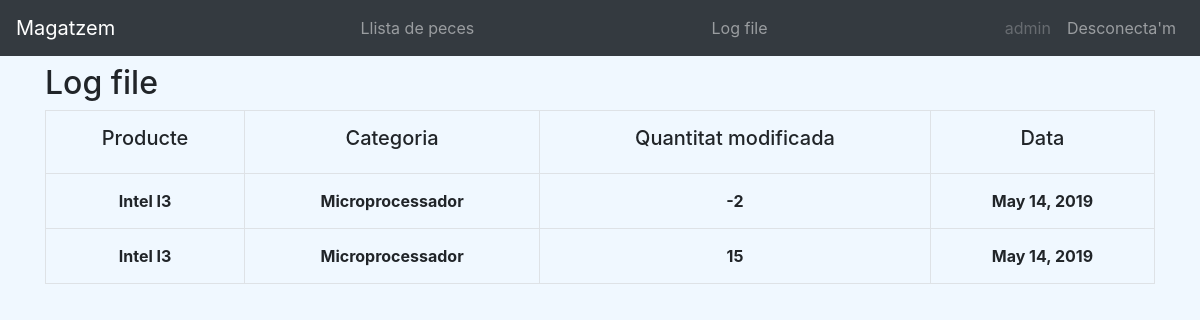
The app's page /warehouse/CEO/comptabilitat (signed in), older data.
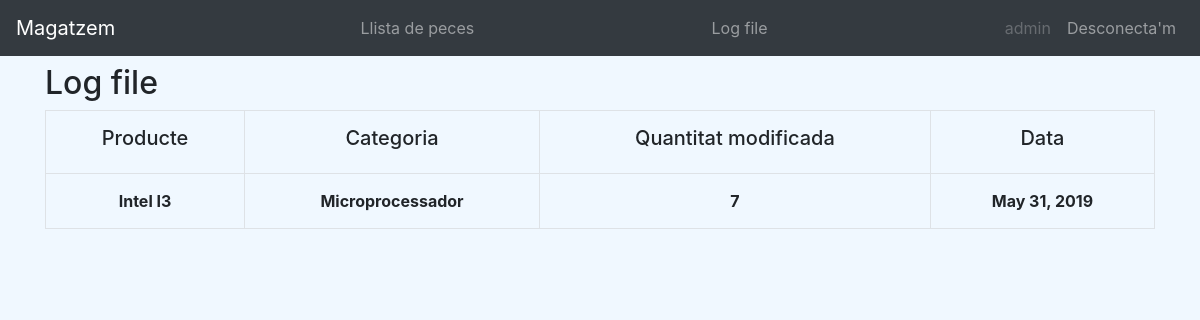
The same page, newer data.
### warehouseapp/models/catalogchange.py (models this page shows, shortened)
class CatalogChange(models.Model):
    STR_PATTERN = "Producte: {} Categoria:{} Unitats Modificades: {}"
    product_id_change = models.ForeignKey(Product, related_name='product_id_change', on_delete=models.SET_NULL, null=True, verbose_name='Producte')
    category_id_change = models.ForeignKey(Category, related_name='category_product_change', on_delete=models.SET_NULL, null=True,
                                                                                verbose_name='Categoria producte')
    quantity_modify = models.PositiveIntegerField(default=0, verbose_name='Quantitat modificada')
    date = models.DateField(default=date.today)

### warehouseapp/models/product.py (models this page shows, shortened)
class Product(models.Model):
    STR_PATTERN = "Producte: {} Categoria:{} Unitats: {}"
    product_id = models.AutoField(primary_key=True)
    category_id = models.ForeignKey(Category, related_name='category_product', on_delete=models.PROTECT, null=True,
                                    verbose_name='Categoria producte')
    name = models.CharField(max_length=128, default='None')
    brand = models.CharField(max_length=16, default='None')
    model = models.CharField(max_length=32, default='None')
    description = models.CharField(max_length=64, default='None')
    product_type = models.CharField(max_length=64, default='None')
    quantity = models.PositiveIntegerField(default=0, verbose_name='Quantitat')

### warehouseapp/models/category.py (models this page shows, shortened)
class Category(models.Model):
    STR_PATTERN = "Categoria: {} Tipus:{} Departament: {}"
    category = models.CharField(max_length=32, default='None')
    department_type = models.CharField(max_length=32, default='None')
    department = models.CharField(max_length=32, default='None')

### warehouseapp/views.py (the view)
# urls.py: path('CEO/comptabilitat', ComptabilitatCEOList.as_view(), name='ceo-comptabilitat'),
class ComptabilitatCEOList(LoginRequiredMixin, ListView):
    login_url = ''
    model = CatalogChange
    context_object_name = 'items'
    template_name = 'warehouse/comptabilitat.html'
    def get_queryset(self):
        return CatalogChange.objects.all()
    def get_context_data(self, **kwargs):
        context = super().get_context_data(**kwargs)
        context['title'] = 'CatalogChanges'
        return context

### warehouseapp/templates/warehouse/comptabilitat.html (shortened to what this page needs)
{% extends 'warehouse/base-CEO.html' %}
{% block content %}
<span vocab="http://schema.org/">
  <h2 class="mt-2">Log file</h2>
  <table class="table-bordered mt-2" width="100%" style="text-align: center; overflow-x:auto">
    <tr>
      <th><h5>Producte</h5></th>
      <th><h5>Categoria</h5></th>
      <th><h5>Quantitat modificada</h5></th>
      <th><h5>Data</h5></th>
    </tr>
    <span typeof="ItemList">
      {% for item in items %}
        <span rel="itemListElement" typeof="ListItem">
          <tr>
            <th>{{ item.product_id_change.name }}</th>
            <th>{{ item.category_id_change.category }}</th>
            <th>{{ item.quantity_modify }}</th>
            <th>{{ item.date }}</th>
          </tr>
        </span>
      {% endfor %}
    </span>
  </table>
</span>
{% endblock content %}

Row changes from the older to the newer data that the page shows:
removed CatalogChange: product_id_change.name "Intel I3", category_id_change.category "Microprocessador", quantity_modify "15", date "May 14, 2019"
changed CatalogChange "Intel I3": quantity_modify "-2" → "7"; date "May 14, 2019" → "May 31, 2019"
